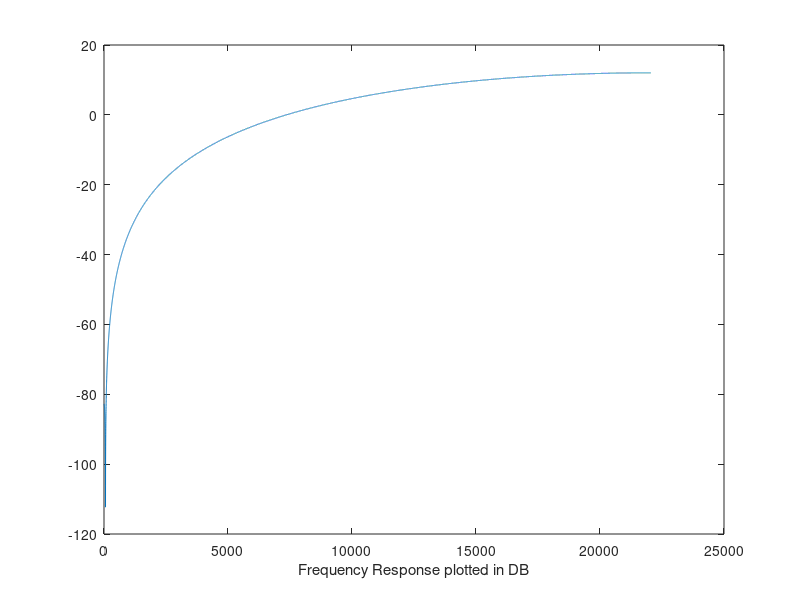

Write the MATLAB code that produced this figure.
% Sampling frequency is 44100 samples/second
fs = 44100;
% Frequencies to find response for
f = 0:1:22050;
% Filter feedforward coefficients (impulse response for FIR filter)
h = [ 1 -2*cos(6*pi / 2205) 1 ];
% Filter feedback coefficients (single 1 for FIR filters)
a = 1;
% Compute response
H = freqz(h,a,f,fs);
% Plot magnitude response
figure
plot(f,20*log10(abs(H)))
xlabel('Frequency Response plotted in DB')
print('P4','-dpng','-r300')